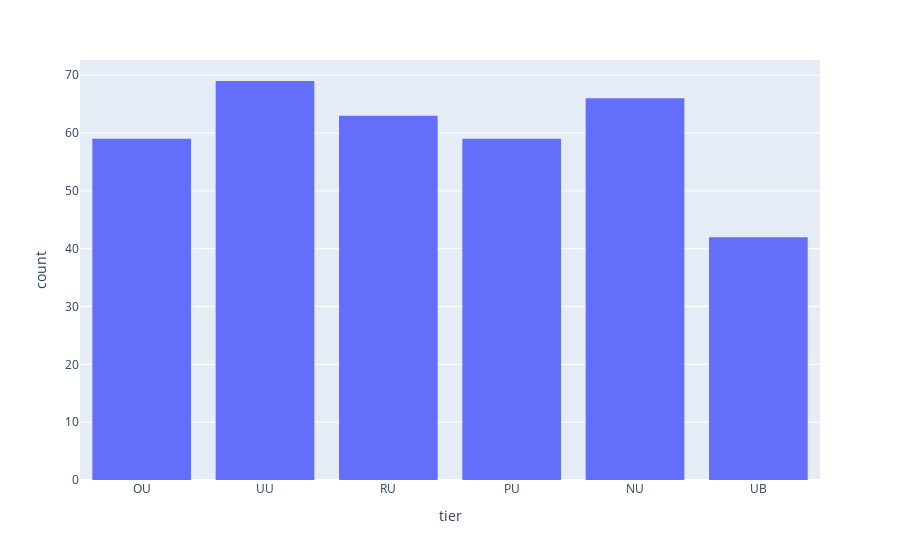
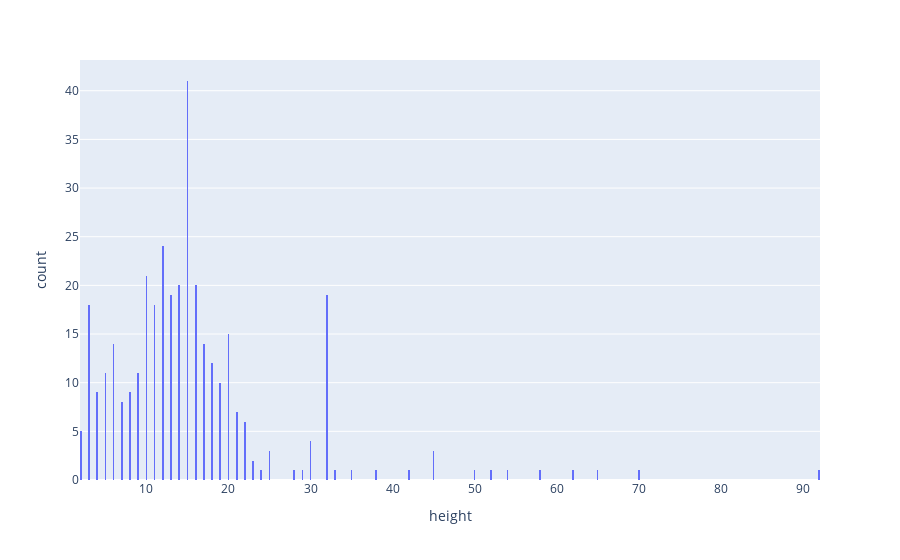
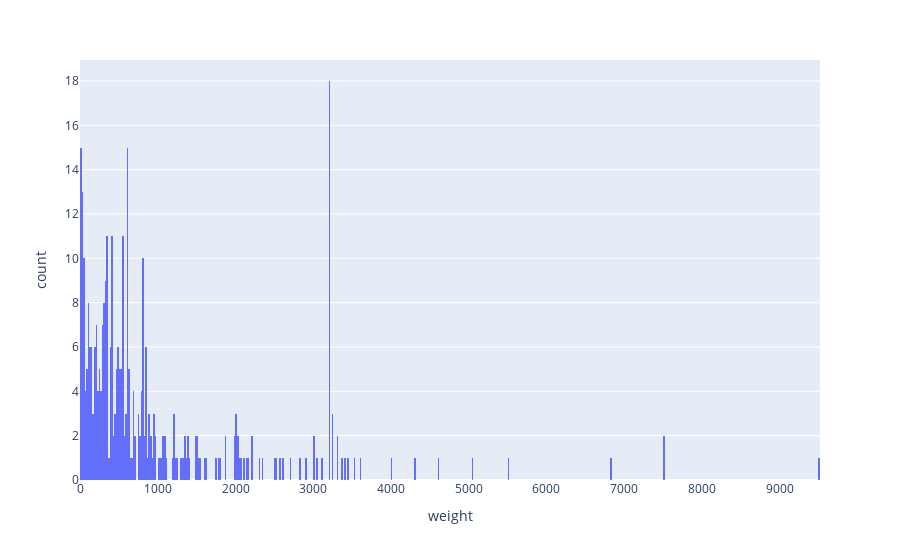
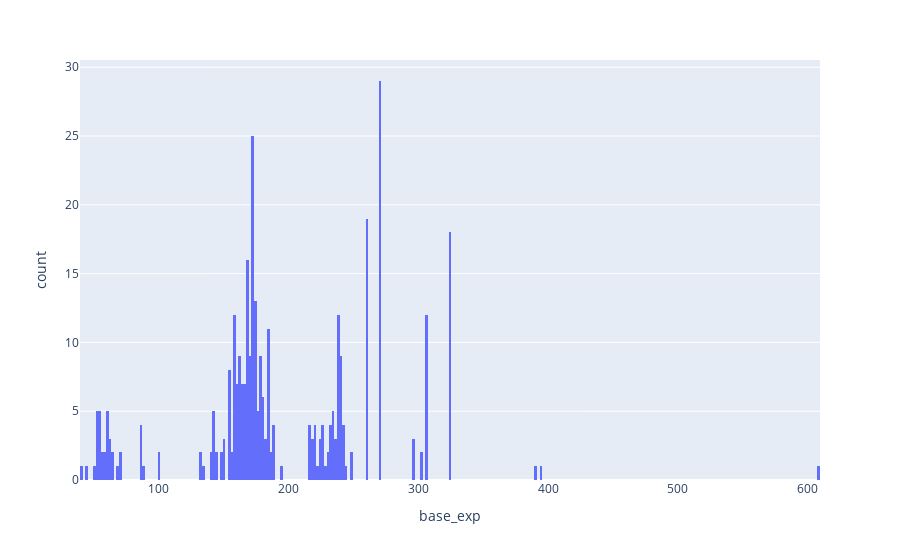

Notebook source saved alongside these figures, in order:
### Markdown cell above
Ensuite, on ajoute manuellement les tiers manquants (certains Pokémon ont un tiret dans leur nom, et des écarts entre les nomenclatures de Kaggle et Smogon gênent), et on retire les deux derniers Pokémon qui n'étaient pas encore présents dans le jeu.

### Code cell
import pandas as pd
import numpy as np
import plotly.express as px

aleph = pd.read_csv("work_done.csv")
aleph = aleph.drop(aleph[aleph.tier == 'FU'].index)

fig = px.histogram(aleph,x='tier')
fig.show()
fig = px.histogram(aleph,x='height', nbins=500)
fig.show()
fig = px.histogram(aleph,x='weight', nbins=500)
fig.show()
fig = px.histogram(aleph,x='base_exp', nbins=500)
fig.show()
fig = px.histogram(aleph,x='atk', nbins=500)
fig.show()
fig = px.histogram(aleph,x='def', nbins=500)
fig.show()
fig = px.histogram(aleph,x='hp', nbins=500)
fig.show()
fig = px.histogram(aleph,x='hp', nbins=500)

counts, bins = np.histogram(aleph.hp, bins=[0,65,80,100,500])
bins = 0.5 * (bins[:-1] + bins[1:])

fig = px.bar(x=bins, y=counts, labels={'x':'hp', 'y':'count'})
fig.show()

fig = px.histogram(aleph,x='sp_atk', nbins=500)
fig.show()
fig = px.histogram(aleph,x='sp_def', nbins=500)
fig.show()
fig = px.histogram(aleph,x='speed', nbins=500)
fig.show()

### Figure 1 — Plotly figure (JSON) as saved in the notebook; plotly's stock layout.template omitted (floating-point values rounded to 4 significant figures; data arrays with more than 128 entries replaced by an {"elided": "..."} marker saying what was removed)
{"data": [{"alignmentgroup": "True", "bingroup": "x", "hovertemplate": "tier=%{x}<br>count=%{y}<extra></extra>", "legendgroup": "", "marker": {"color": "#636efa", "pattern": {"shape": ""}}, "name": "", "offsetgroup": "", "orientation": "v", "showlegend": false, "type": "histogram", "x": {"elided": "358 str values"}, "xaxis": "x", "yaxis": "y"}], "layout": {"barmode": "relative", "legend": {"tracegroupgap": 0}, "margin": {"t": 60}, "xaxis": {"anchor": "y", "domain": [0, 1], "title": {"text": "tier"}}, "yaxis": {"anchor": "x", "domain": [0, 1], "title": {"text": "count"}}}}

### Figure 2 — Plotly figure (JSON) as saved in the notebook; plotly's stock layout.template omitted (floating-point values rounded to 4 significant figures; data arrays with more than 128 entries replaced by an {"elided": "..."} marker saying what was removed)
{"data": [{"alignmentgroup": "True", "bingroup": "x", "hovertemplate": "height=%{x}<br>count=%{y}<extra></extra>", "legendgroup": "", "marker": {"color": "#636efa", "pattern": {"shape": ""}}, "name": "", "nbinsx": 500, "offsetgroup": "", "orientation": "v", "showlegend": false, "type": "histogram", "x": {"elided": "358 int values"}, "xaxis": "x", "yaxis": "y"}], "layout": {"barmode": "relative", "legend": {"tracegroupgap": 0}, "margin": {"t": 60}, "xaxis": {"anchor": "y", "domain": [0, 1], "title": {"text": "height"}}, "yaxis": {"anchor": "x", "domain": [0, 1], "title": {"text": "count"}}}}

### Figure 3 — Plotly figure (JSON) as saved in the notebook; plotly's stock layout.template omitted (floating-point values rounded to 4 significant figures; data arrays with more than 128 entries replaced by an {"elided": "..."} marker saying what was removed)
{"data": [{"alignmentgroup": "True", "bingroup": "x", "hovertemplate": "weight=%{x}<br>count=%{y}<extra></extra>", "legendgroup": "", "marker": {"color": "#636efa", "pattern": {"shape": ""}}, "name": "", "nbinsx": 500, "offsetgroup": "", "orientation": "v", "showlegend": false, "type": "histogram", "x": {"elided": "358 int values"}, "xaxis": "x", "yaxis": "y"}], "layout": {"barmode": "relative", "legend": {"tracegroupgap": 0}, "margin": {"t": 60}, "xaxis": {"anchor": "y", "domain": [0, 1], "title": {"text": "weight"}}, "yaxis": {"anchor": "x", "domain": [0, 1], "title": {"text": "count"}}}}

### Figure 4 — Plotly figure (JSON) as saved in the notebook; plotly's stock layout.template omitted (floating-point values rounded to 4 significant figures; data arrays with more than 128 entries replaced by an {"elided": "..."} marker saying what was removed)
{"data": [{"alignmentgroup": "True", "bingroup": "x", "hovertemplate": "base_exp=%{x}<br>count=%{y}<extra></extra>", "legendgroup": "", "marker": {"color": "#636efa", "pattern": {"shape": ""}}, "name": "", "nbinsx": 500, "offsetgroup": "", "orientation": "v", "showlegend": false, "type": "histogram", "x": {"elided": "358 int values"}, "xaxis": "x", "yaxis": "y"}], "layout": {"barmode": "relative", "legend": {"tracegroupgap": 0}, "margin": {"t": 60}, "xaxis": {"anchor": "y", "domain": [0, 1], "title": {"text": "base_exp"}}, "yaxis": {"anchor": "x", "domain": [0, 1], "title": {"text": "count"}}}}
